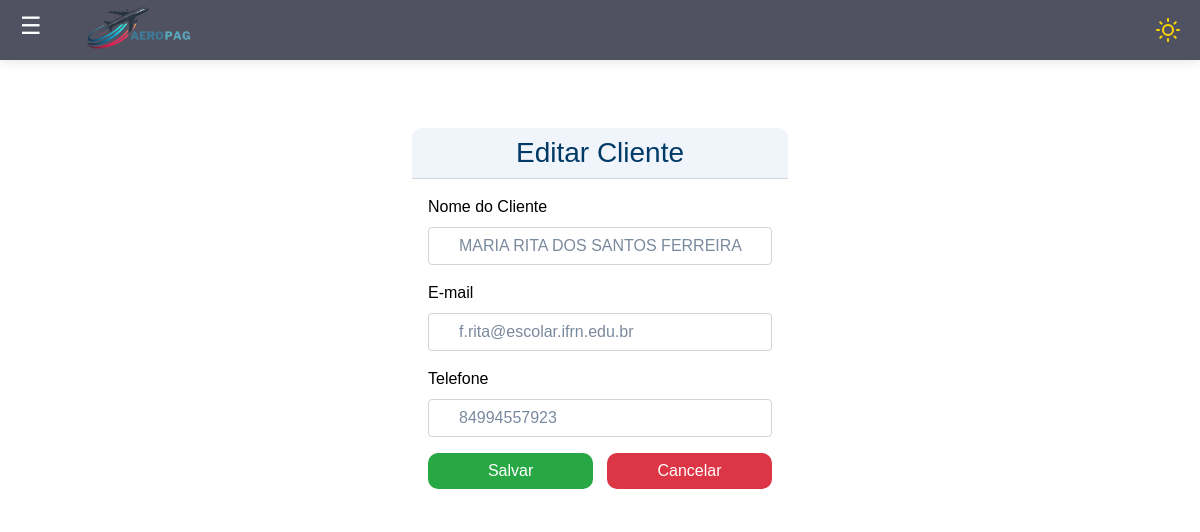
Screenshot of /clientes/4/edit/ (signed in) with the database file from the repository.
### clientes/models.py (models this page shows, shortened)
class Cliente(models.Model):
    usuario = models.ForeignKey(User, on_delete=models.CASCADE, null=True, blank=True)
    cli_nome = models.CharField(max_length=255)
    cli_email = models.EmailField()
    cli_telefone = models.CharField(max_length=20)

### clientes/views.py (the view)
# urls.py: path('clientes/<int:pk>/edit/', ClienteUpdate.as_view(), name='editar-cliente'),
class ClienteUpdate(LoginRequiredMixin, UpdateView):
    login_url = reverse_lazy('login')
    model = Cliente
    form_class = ClienteForm
    template_name = 'forms.html'
    success_url = reverse_lazy('listar-clientes')
    def get_object(self, queryset=None):
        return get_object_or_404(Cliente, pk=self.kwargs['pk'], usuario=self.request.user)

### clientes/forms.py
class ClienteForm(forms.ModelForm):
    class Meta:
        model = Cliente
        fields = ['cli_nome', 'cli_email', 'cli_telefone']

### clientes/templates/forms.html (shortened to what this page needs)
{% extends 'modelo.html' %}
{% load static %}
{% block conteudo %}
<div class="container py-5" style="max-width: 400px;">
    <div class="card border-0">
        <div class="card-header text-center bg-light">
            <h3 class="mb-0 text-dark">{% if object %}Editar Cliente{% else %}Adicionar Cliente{% endif %}</h3>
        </div>
        <div class="card-body">
            <form method="post">
                <div class="mb-3">
                    <label for="cli_nome" class="form-label">Nome do Cliente</label>
                    <input type="text" id="cli_nome" name="cli_nome" value="{{ form.cli_nome.value|default:'' }}" class="form-control">
                </div>
                <div class="mb-3">
                    <label for="cli_email" class="form-label">E-mail</label>
                    <input type="email" id="cli_email" name="cli_email" value="{{ form.cli_email.value|default:'' }}" class="form-control">
                </div>
                <div class="mb-3">
                    <label for="cli_telefone" class="form-label">Telefone</label>
                    <input type="tel" id="cli_telefone" name="cli_telefone" value="{{ form.cli_telefone.value|default:'' }}" class="form-control">
                </div>
                <div class="d-flex justify-content-between">
                    <form method="post">
                        <button type="submit" class="btn btn-success">Salvar</button>
                    </form>
                    <a href="{% url 'listar-clientes' %}" class="btn btn-danger">Cancelar</a>
                </div>
            </form>
        </div>
    </div>
</div>
{% endblock %}

### static/css/estilo.css (style rules this page uses)
body { background-color: #84aea4; }

### paginas/templates/modelo.html (style rules this page uses)
body { margin: 0; font-family: Arial, sans-serif; display: flex; min-height: 100vh; overflow-x: hidden; flex-direction: column; background-color: white; transition: background-color 0.3s, color 0.3s; }
body.light { background-color: #ffffff; color: #000000; }
.form-control { border-radius: 20px; padding-left: 30px; }

### clientes/templates/forms.html (style rules this page uses)
.card { box-shadow: none; }
.btn-success { background-color: #28a745; border: none; }
.btn-danger { background-color: #dc3545; border: none; }
.form-control, .form-select { border-radius: 4px; }
.container { font-family: Arial, sans-serif; }
.d-flex { gap: 10px; }
.btn { width: 48%; }

### rows the page displays
Cliente: cli_nome "MARIA RITA DOS SANTOS FERREIRA", cli_email "f.rita@escolar.ifrn.edu.br", cli_telefone "84994557923"
